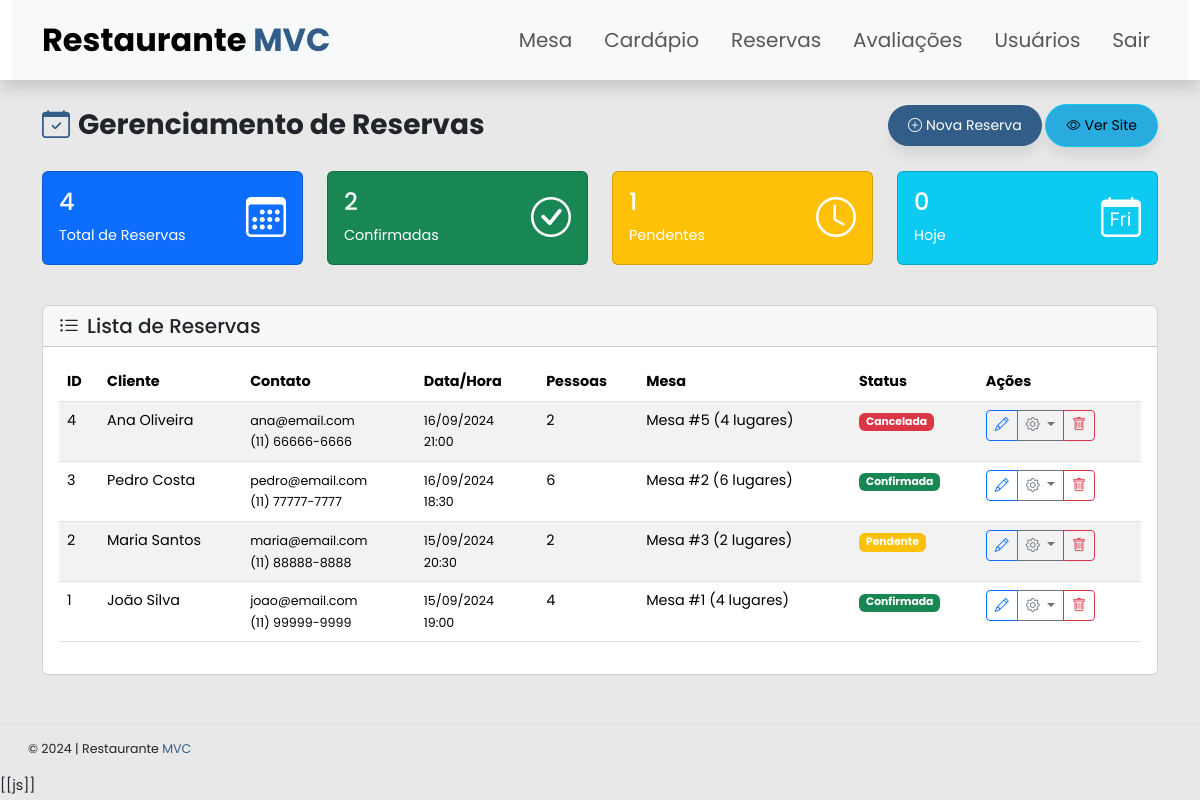
The page /reserva/adm (signed in) on the database its author committed.
### tables this page shows
CREATE TABLE IF NOT EXISTS `reservas` (
  `idReserva` int(11) NOT NULL AUTO_INCREMENT,
  `nome` varchar(100) NOT NULL,
  `email` varchar(100) NOT NULL,
  `telefone` varchar(20) NOT NULL,
  `data_reserva` date NOT NULL,
  `hora_reserva` time NOT NULL,
  `numero_pessoas` int(11) NOT NULL,
  `idMesa` int(11) DEFAULT NULL,
  `observacoes` text,
  `status` varchar(20) NOT NULL DEFAULT 'pendente',
  `data_criacao` timestamp DEFAULT CURRENT_TIMESTAMP,
  `data_atualizacao` timestamp DEFAULT CURRENT_TIMESTAMP ON UPDATE CURRENT_TIMESTAMP,
  PRIMARY KEY (`idReserva`),
  KEY `fk_reserva_mesa` (`idMesa`),
  CONSTRAINT `fk_reserva_mesa` FOREIGN KEY (`idMesa`) REFERENCES `mesas` (`id`) ON DELETE SET NULL
);

CREATE TABLE IF NOT EXISTS `mesas` (
  `id` int(11) NOT NULL AUTO_INCREMENT,
  `lugares` int(11) NOT NULL,
  `tipo` varchar(50) NOT NULL,
  `caracteristicas` text,
  PRIMARY KEY (`id`)
);

### controllers/ReservaController.php (called while the page is built, shortened)
<?php
require_once "models/ReservaModel.php";
class ReservaController
{
  public $baseUrl = "http://localhost:8080";
  private $reservaModel;
  public function __construct()
  {
    $this->reservaModel = new Reserva();
  }
  public function adm() {
    $lista_reservas = $this->reservaModel->getAllReservas();
    $estatisticas = $this->reservaModel->getEstatisticas();
    $baseUrl = $this->baseUrl;
    require "views/ReservaAdmView.php";
  }
}

### models/DataBase.php (called while the page is built)
<?php
class DataBase
{
  private static $conexao = null;
  public static function getConexao() {
    if ( self::$conexao == null ) {
      $host = $_ENV['DB_HOST'] ?? getenv('DB_HOST') ?: "localhost";
      $nomeDoBanco = $_ENV['DB_NAME'] ?? getenv('DB_NAME') ?: "restaurante-mvc";
      $usuario = $_ENV['DB_USER'] ?? getenv('DB_USER') ?: "root";
      $senha = $_ENV['DB_PASSWORD'] ?? getenv('DB_PASSWORD') ?: "";
      try {
        self::$conexao = new PDO(
          "mysql:host=$host;dbname=$nomeDoBanco",
          $usuario,
          $senha
        );
        self::$conexao -> setAttribute(
          PDO::ATTR_ERRMODE,
          PDO::ERRMODE_EXCEPTION
        );
      } catch (PDOException $erro) {
        echo "Erro de conexão: " . $erro -> getMessage();
      }
    }
    return self::$conexao;
  }
}

### models/ReservaModel.php (called while the page is built, shortened)
<?php
require_once "DataBase.php";
class Reserva
{
  private $db;
  public function __construct()
  {
    $this->db = DataBase::getConexao();
  }
  public function getAllReservas() {
    $sql = $this->db->prepare("
      SELECT r.*, m.lugares, m.tipo
      FROM reservas r
      LEFT JOIN mesas m ON r.idMesa = m.id
      ORDER BY r.data_reserva DESC, r.hora_reserva DESC
    ");
    $sql->execute();
    return $sql->fetchAll(PDO::FETCH_ASSOC);
  }
  public function getEstatisticas() {
    $sql = $this->db->query("
      SELECT
        COUNT(*) as total_reservas,
        SUM(CASE WHEN status = 'confirmada' THEN 1 ELSE 0 END) as confirmadas,
        SUM(CASE WHEN status = 'pendente' THEN 1 ELSE 0 END) as pendentes,
        SUM(CASE WHEN status = 'cancelada' THEN 1 ELSE 0 END) as canceladas,
        SUM(CASE WHEN data_reserva = CURDATE() THEN 1 ELSE 0 END) as hoje
      FROM reservas
    ");
    return $sql->fetch(PDO::FETCH_ASSOC);
  }
}

### views/ReservaAdmView.php (the view, shortened to what this page needs)
<?php
$header = file_get_contents("views/templates/html/header.html");
$footer = file_get_contents("views/templates/html/footer.html");
$header = str_replace("[[base-url]]", $baseUrl, $header);
$footer = str_replace("[[base-url]]", $baseUrl, $footer);
echo $header;
?>
<main>
  <section class="container mt-4">
    <div class="row">
      <div class="col-md-6">
        <span class="fs-3"><span class="text-primary"><i class="bi bi-calendar-check me-2"></i></span><strong>Gerenciamento de Reservas</strong></span>
      </div>
      <div class="col-md-6 text-end">
        <a href="<?= $baseUrl ?>/reserva/nova" class="btn btn-sm btn-primary btns">
          <b><i class="bi bi-plus-circle me-1"></i></b>Nova Reserva
        </a>
        <a href="<?= $baseUrl ?>/reserva" class="btn btn-sm btn-info btns" target="_blank">
          <b><i class="bi bi-eye me-1"></i></b>Ver Site
        </a>
      </div>
    </div>
  </section>
  <section class="container mt-4">
    <div class="row">
      <div class="col-md-3 mb-3">
        <div class="card bg-primary text-white">
          <div class="card-body">
            <div class="d-flex justify-content-between">
              <div>
                <h4><?= $estatisticas['total_reservas'] ?></h4>
                <p class="mb-0">Total de Reservas</p>
              </div>
              <div class="align-self-center">
                <i class="bi bi-calendar3 fs-1"></i>
              </div>
            </div>
          </div>
        </div>
      </div>
      <div class="col-md-3 mb-3">
        <div class="card bg-success text-white">
          <div class="card-body">
            <div class="d-flex justify-content-between">
              <div>
                <h4><?= $estatisticas['confirmadas'] ?></h4>
                <p class="mb-0">Confirmadas</p>
              </div>
              <div class="align-self-center">
                <i class="bi bi-check-circle fs-1"></i>
              </div>
            </div>
          </div>
        </div>
      </div>
      <div class="col-md-3 mb-3">
        <div class="card bg-warning text-white">
          <div class="card-body">
            <div class="d-flex justify-content-between">
              <div>
                <h4><?= $estatisticas['pendentes'] ?></h4>
                <p class="mb-0">Pendentes</p>
              </div>
              <div class="align-self-center">
                <i class="bi bi-clock fs-1"></i>
              </div>
            </div>
          </div>
        </div>
      </div>
      <div class="col-md-3 mb-3">
        <div class="card bg-info text-white">
          <div class="card-body">
            <div class="d-flex justify-content-between">
              <div>
                <h4><?= $estatisticas['hoje'] ?></h4>
                <p class="mb-0">Hoje</p>
              </div>
              <div class="align-self-center">
                <i class="bi bi-calendar-day fs-1"></i>
              </div>
            </div>
          </div>
        </div>
      </div>
    </div>
  </section>
  <section class="container mt-4">
    <div class="card">
      <div class="card-header">
        <h5 class="mb-0"><i class="bi bi-list-ul me-2"></i>Lista de Reservas</h5>
      </div>
      <div class="card-body">
        <div class="table-responsive">
          <table class="table table-striped table-hover">
            <thead>
              <tr>
                <th>ID</th>
                <th>Cliente</th>
                <th>Contato</th>
                <th>Data/Hora</th>
                <th>Pessoas</th>
                <th>Mesa</th>
                <th>Status</th>
                <th>Ações</th>
              </tr>
            </thead>
            <tbody>
              <?php foreach ($lista_reservas as $reserva): ?>
                <tr>
                  <td><?= $reserva['idReserva'] ?></td>
                  <td><?= htmlspecialchars($reserva['nome']) ?></td>
                  <td>
                    <small>
                      <?= htmlspecialchars($reserva['email']) ?><br>
                      <?= htmlspecialchars($reserva['telefone']) ?>
                    </small>
                  </td>
                  <td>
                    <small>
                      <?= date('d/m/Y', strtotime($reserva['data_reserva'])) ?><br>
                      <?= date('H:i', strtotime($reserva['hora_reserva'])) ?>
                    </small>
                  </td>
                  <td><?= $reserva['numero_pessoas'] ?></td>
                  <td>
                    <?php if ($reserva['idMesa']): ?>
                      Mesa #<?= $reserva['idMesa'] ?> (<?= $reserva['lugares'] ?> lugares)
                    <?php else: ?>
                      <span class="text-muted">Não atribuída</span>
                    <?php endif; ?>
                  </td>
                  <td>
                    <?php
                    $statusClass = '';
                    switch ($reserva['status']) {
                      case 'confirmada':
                        $statusClass = 'success';
                        break;
                      case 'pendente':
                        $statusClass = 'warning';
                        break;
                      case 'cancelada':
                        $statusClass = 'danger';
                        break;
                    }
                    ?>
                    <span class="badge bg-<?= $statusClass ?>">
                      <?= ucfirst($reserva['status']) ?>
                    </span>
                  </td>
                  <td>
                    <div class="btn-group" role="group">
                      <a href="<?= $baseUrl ?>/reserva/editar/<?= $reserva['idReserva'] ?>"
                         class="btn btn-sm btn-outline-primary" title="Editar">
                        <i class="bi bi-pencil"></i>
                      </a>
                      <div class="btn-group" role="group">
                        <button type="button" class="btn btn-sm btn-outline-secondary dropdown-toggle"
                                data-bs-toggle="dropdown" title="Status">
                          <i class="bi bi-gear"></i>
                        </button>
                      </div>
                      <a href="<?= $baseUrl ?>/reserva/excluir/<?= $reserva['idReserva'] ?>"
                         class="btn btn-sm btn-outline-danger" title="Excluir"
                         onclick="return confirm('Tem certeza que deseja excluir esta reserva?')">
                        <i class="bi bi-trash"></i>
                      </a>
                    </div>
                  </td>
                </tr>
              <?php endforeach; ?>
            </tbody>
          </table>
        </div>
      </div>
    </div>
  </section>
</main>
<?php
echo $footer;
?>

### index.php (shortened to what this page needs)
<?php
$requisicao = trim(strtolower($_SERVER['REQUEST_URI']));
$requisicao = str_replace("/restaurante-mvc/", "", $requisicao);
$segmentos = explode("/", $requisicao);
$segmentos = array_filter($segmentos, function($value) { return $value !== ''; });
$segmentos = array_values($segmentos);
$controlador = isset($segmentos[0]) ? $segmentos[0] : "mesa-adm";
$metodo = isset($segmentos[1]) ? $segmentos[1] : "index";
$identificador = isset($segmentos[2]) ? $segmentos[2] : null;
switch ($controlador) {
  case 'reserva':
    require "controllers/ReservaController.php";
    $controller = new ReservaController();
    break;
}
if ($identificador) {
  $controller->$metodo($identificador);
} else {
  $controller->$metodo();
}

### views/templates/css/style.css (style rules this page uses)
body { font-family: 'Poppins', serif ,sans-serif !important; font-size: .9rem !important; height: 100vh; }
:root { --color-info: #29abe0; --color-primary: #325d88; --color-primary-transparent: hsla(210, 46%, 36%, 0.623); --color-primary-hover: hwb(210 20% 47% / 0.76); --gray: #a0a7b1; --box-shadow: 0 10px 15px -3px rgba(0, 0, 0, 0.1); --background: #ebecf0; --table-backgound: #fff; --primary: #101824; --odd-row: #f6f9ff; --gray-background: #edeef1; --gary-mid: #f1f2f6; }
.text-primary { color: var(--color-primary)!important; }
.btn-primary { background-color: var(--color-primary); border: none; }
.btn-info { background-color: var(--color-info)!important; }
.btns { border-radius: 20px; padding: 10px 20px; border-radius: 24px; box-shadow: var(--box-shadow); transition: .3s ease-in-out; }

### rows shown on the page
reservas: idReserva "4", nome "Ana Oliveira", email "ana@email.com", telefone "(11) 66666-6666", data_reserva "16/09/2024", hora_reserva "21:00", numero_pessoas "2", idMesa "5", idMesa.lugares "4", status "Cancelada"
reservas: idReserva "3", nome "Pedro Costa", email "pedro@email.com", telefone "(11) 77777-7777", data_reserva "16/09/2024", hora_reserva "18:30", numero_pessoas "6", idMesa "2", idMesa.lugares "6", status "Confirmada"
reservas: idReserva "2", nome "Maria Santos", email "maria@email.com", telefone "(11) 88888-8888", data_reserva "15/09/2024", hora_reserva "20:30", numero_pessoas "2", idMesa "3", idMesa.lugares "2", status "Pendente"
reservas: idReserva "1", nome "João Silva", email "joao@email.com", telefone "(11) 99999-9999", data_reserva "15/09/2024", hora_reserva "19:00", numero_pessoas "4", idMesa "1", idMesa.lugares "4", status "Confirmada"

### other values the page prints
$header "Restaurante MVC Mesa Cardápio Reservas Avaliações Usuários Sair"
$estatisticas['total_reservas'] "4"
$estatisticas['confirmadas'] "2"
$estatisticas['pendentes'] "1"
$estatisticas['hoje'] "0"
$footer "© 2024 | Restaurante MVC [[js]]"
